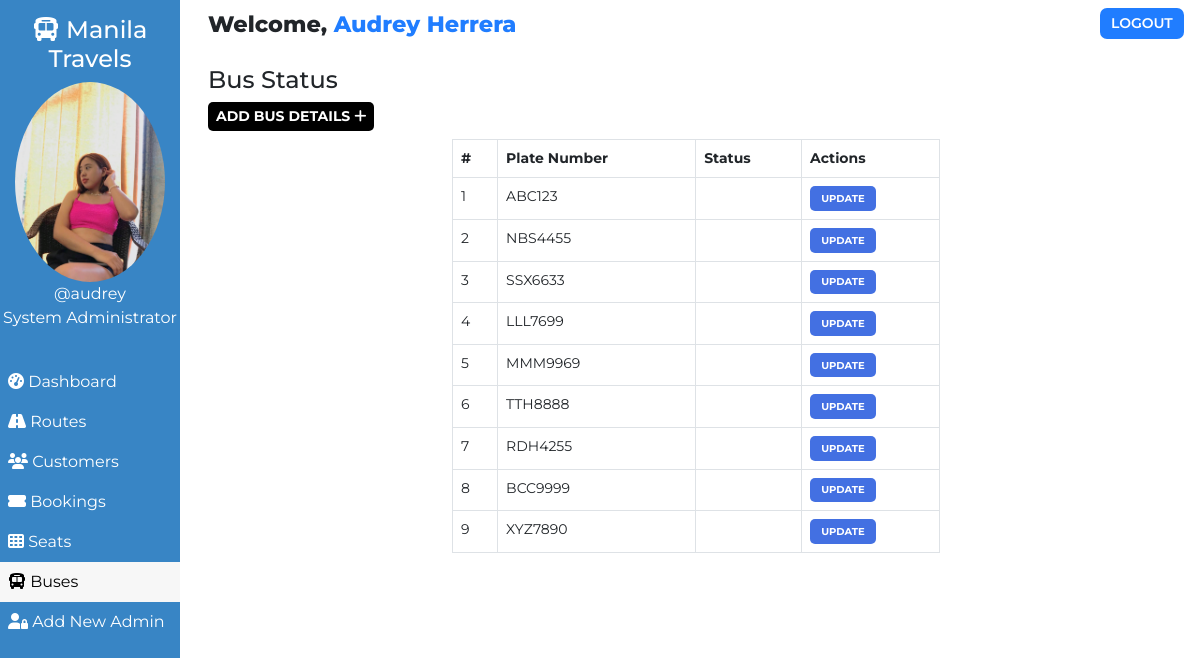
The app's page /admin/bus.php (signed in) with its own data.
### tables this page shows
CREATE TABLE `users` (
  `user_id` int(11) NOT NULL,
  `user_fullname` varchar(100) NOT NULL,
  `user_name` varchar(30) NOT NULL,
  `user_password` varchar(255) NOT NULL,
  `user_created` datetime NOT NULL DEFAULT current_timestamp()
);

CREATE TABLE `buses` (
  `id` int(100) NOT NULL,
  `bus_no` varchar(255) NOT NULL,
  `bus_assigned` tinyint(1) NOT NULL DEFAULT 0,
  `bus_created` datetime NOT NULL DEFAULT current_timestamp()
);

### admin/bus.php (the view, shortened to what this page needs)
<!DOCTYPE html>
<html lang="en">
<head>
    <link href="https://cdn.jsdelivr.net/npm/bootstrap@5.0.1/dist/css/bootstrap.min.css" rel="stylesheet">
    <?php
        $page="bus";
    ?>
</head>
<body>
    <?php require '../assets/partials/_admin-header.php';?>
        <?php
            $resultSql = "SELECT * FROM `buses` ORDER BY bus_created DESC";
            $resultSqlResult = mysqli_query($conn, $resultSql);
            if(!mysqli_num_rows($resultSqlResult)){ ?>
                <div class="container mt-4">
                    <div id="noCustomers" class="alert alert-dark " role="alert">
                        <h1 class="alert-heading">No Buses Found!!</h1>
                        <p class="fw-light">Be the first person to add one!</p>
                        <hr>
                        <div id="addCustomerAlert" class="alert alert-success" role="alert">
                                Click on <button id="add-button" class="button btn-sm"type="button"data-bs-toggle="modal" data-bs-target="#addModal">ADD <i class="fas fa-plus"></i></button> to add a bus!
                        </div>
                    </div>
                </div>
            <?php }
            else { ?>
            <section id="bus">
                <div id="head">
                    <h4>Bus Status</h4>
                </div>
                <div id="bus-results">
                    <div>
                        <button id="add-button" class="button btn-sm" type="button"data-bs-toggle="modal" data-bs-target="#addModal">Add Bus Details <i class="fas fa-plus"></i></button>
                    </div>
                    <table class="table table-hover table-bordered">
                        <thead>
                            <th>#</th>
                            <th>Plate Number</th>
                            <th>Status</th>
                            <th>Actions</th>
                        </thead>
                        <?php
                            $ser_no = 0;
                            while($row = mysqli_fetch_assoc($resultSqlResult))
                            {
                                $ser_no++;
                                $id = $row["id"];
                                $busno = $row["bus_no"];
                                $status = $row["status"];
                        ?>
                        <tr>
                            <td>
                                <?php
                                    echo $ser_no;
                                ?>
                            </td>
                            <td>
                                <?php
                                    echo $busno;
                                ?>
                            </td>
                            <td>
                            </td>
                            <td>
                            <button
                                class="button edit-button"
                                data-link="<?php echo $_SERVER['REQUEST_URI']; ?>"
                                data-id="<?php echo $id;?>"
                                data-busno="<?php echo $busno;?>"
                                data-status="<?php echo $status; ?>"
                            >Update</button>
                            </td>
                        </tr>
                        <?php
                        }
                    ?>
                    </table>
                </div>
            </section>
            <?php } ?>
        </div>
    </main>
</body>
</html>

### assets/partials/_admin-header.php (shortened to what this page needs)
<?php
    $conn = db_connect();
    $user_id = $_SESSION['user_id'];
    $sql = "SELECT * FROM users WHERE user_id = $user_id";
    $result = mysqli_query($conn, $sql);
    if($row = mysqli_fetch_assoc($result))
    {
        $user_fullname = $row["user_fullname"];
        $user_name = $row["user_name"];
    }
?>
    <main id="container">
        <div id="sidebar">
            <h4><i class="fas fa-bus"></i> Manila Travels</h4>
            <div>
                <img class="adminDp" src="../assets/img/userav-min.png" height="200px" alt="Admin Profile Pic">
                <p>
                    <?php  echo '@'.$user_name;  ?>
                </p>
                <p>System Administrator</p>
            </div>
            <ul id="options">
                <li class="option <?php if($page=='dashboard'){ echo 'active';}?>">
                    <a href="./dashboard.php">
                    <i class="fas fa-tachometer-alt"></i> Dashboard
                    </a>
                </li>
                <li class="option <?php if($page=='route'){ echo 'active';}?>">
                    <a href="./route.php">
                        <i class="fas fa-road"></i> Routes
                    </a>
                </li>
                <li class="option <?php if($page=='customer'){ echo 'active';}?>">
                    <a href="./customer.php">
                    <i class="fas fa-users"></i> Customers
                    </a>
                </li>
                <li class="option <?php if($page=='booking'){ echo 'active';}?>">
                    <a href="./booking.php">
                    <i class="fas fa-ticket-alt"></i> Bookings
                    </a>
                </li>
                <li class="option <?php if($page=='seat'){ echo 'active';}?>">
                    <a href="./seat.php">
                    <i class="fas fa-th"></i> Seats
                    </a>
                </li>
                 <li class="option <?php if($page=='bus'){ echo 'active';}?>">
                     <a href="./bus.php">
                     <i class="fas fa-bus"></i> Buses
                     </a>
                 </li>
                <li class="option <?php if($page=='signup'){ echo 'active';}?>">
                    <a href="./signup.php">
                    <i class="fas fa-user-lock"></i> Add New Admin
                    </a>
                </li>
            </ul>
        </div>
        <div id="main-content">
            <section id="welcome">
                <ul>
                    <li class="welcome-item">Welcome,
                        <span id="USER">
                            <?php
                                echo $user_fullname;
                            ?>
                        </span>
                    </li>
                    <li class="welcome-item">
                        <button id="logout" class="btn-sm">
                            <a href="../assets/partials/_logout.php">LOGOUT</a>
                        </button>
                    </li>
                </ul>
            </section>

### assets/styles/admin.php (style rules this page uses)
body { margin: 0; box-sizing: border-box; font-family: 'Montserrat', sans-serif; background-color: white; }
html { scroll-behavior: smooth; }
*, *::after, *::before { box-sizing: inherit; }
#USER { color: #207DFF; }
.adminDp { border-radius: 50%; }
#welcome { background-color: white; }
#welcome ul { display: flex; justify-content: space-between; list-style-type: none; padding: 0; margin: 0; }
#welcome li { margin: 0 1rem; padding: 0.5rem 0; }
#welcome li:first-child { font-weight: 800; font-size: 1.4rem; }
#logout { padding: 0.3rem 0.7rem; background-color: #207DFF; font-weight: 600; outline: none; border: none; border-radius: 7px; }
#logout a { color: white; text-decoration: none; }
@media only screen and (min-width:1000px) { #sidebar { text-align: center; background-color: #3885c5; color: white; width: 15%; position: fixed; top: 0%; padding-top: 1rem; z-index: 2; height: 100vh; } }
@media only screen and (min-width:1000px) { #sidebar p { margin: 0; } }
@media only screen and (min-width:1000px) { #sidebar ul { margin-top: 2rem; } }
@media only screen and (min-width:1000px) { #options { list-style-type: none; text-align: left; padding-left: 0; } }
@media only screen and (min-width:1000px) { .option a { display: block; padding: 0.5rem; text-decoration: none; color: inherit; } }
@media only screen and (min-width:1000px) { .active { background-color:#f7f7f7; color:black; } }
@media only screen and (min-width:1000px) { #main-content { margin-left: 16%; } }

### assets/styles/admin-options.php (style rules this page uses)
* { font-family: Montserrat; }
#booking #head, #customer #head, #route #head, #seat #head, #bus #head { padding-top: 1rem; }
#booking, #customer, #route, #bus, #seat { padding: 0 1rem; }
#booking-results > div, #customer-results > div, #route-results > div, #bus-results > div { margin-bottom: 0.5rem; }
#booking-results button, #customer-results button, #route button, #bus-results button { border-radius: 5px; }
.button { border: none; font-weight: bold; text-transform: uppercase; }
#add-button { background-color: black; color: white; }
table { font-size: 14px; }
#bus table { width: 50%; margin: 0 auto; }
#bus .edit-button, #bus .delete-button, #route .edit-button, #route .delete-button, #customer .edit-button, #customer .delete-button { padding: 0.3rem 0.7rem; }
table th,td { padding-left: 0.3rem; }
table button { color: white; }
.edit-button { background-color: #4370E2; }
.edit-button, .delete-button { font-size: 10px }

### records on screen
users: user_name "audrey", user_fullname "Audrey Herrera"
buses: bus_no "ABC123"
buses: bus_no "NBS4455"
buses: bus_no "SSX6633"
buses: bus_no "LLL7699"
buses: bus_no "MMM9969"
buses: bus_no "TTH8888"
buses: bus_no "RDH4255"
buses: bus_no "BCC9999"
buses: bus_no "XYZ7890"
